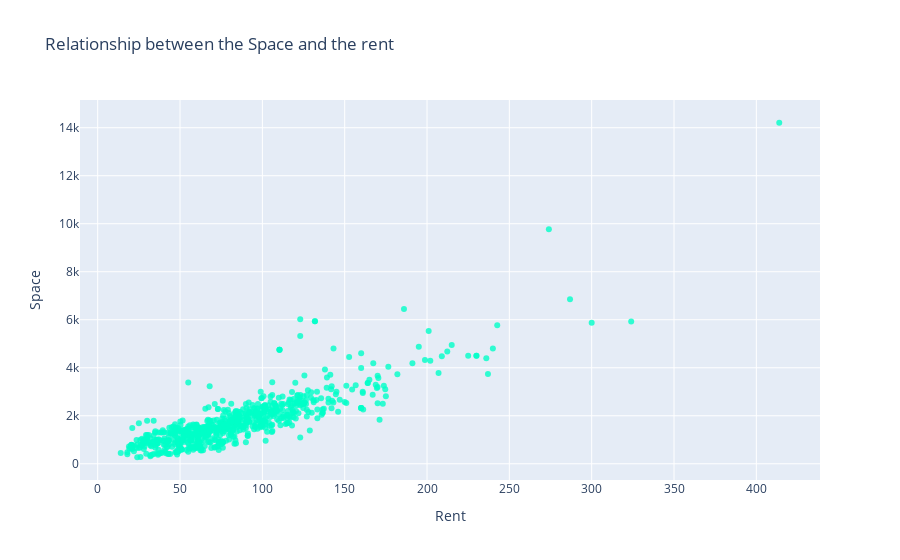

Source (notebook cell):
### Markdown cell above
## **Plot the relationship between the Space and the rent?**

### Code cell
Sp_rnt=go.Scatter(
                    x = rentals['Space'],
                    y = rentals['Rent'],
                    mode = "markers",
                    name = "Space",
                    marker = dict(color = 'rgba(0, 255, 200, 0.8)'),
                    )

layout = dict(title = 'Relationship between the Space and the rent',
              xaxis= dict(title= 'Rent',ticklen= 5,zeroline= False),
              yaxis= dict(title= 'Space',ticklen= 5,zeroline= False)
             )
fig = dict(data = Sp_rnt, layout = layout)
iplot(fig)

### Figure 1 — Plotly figure (JSON) as saved in the notebook; plotly's stock layout.template omitted (floating-point values rounded to 4 significant figures; data arrays with more than 128 entries replaced by an {"elided": "..."} marker saying what was removed)
{"data": [{"name": "Space", "y": {"elided": "764 float values"}, "mode": "markers", "marker": {"color": "rgba(0, 255, 200, 0.8)"}, "x": {"elided": "764 float values"}, "type": "scatter"}], "layout": {"yaxis": {"zeroline": false, "ticklen": 5, "title": {"text": "Space"}}, "xaxis": {"zeroline": false, "ticklen": 5, "title": {"text": "Rent"}}, "title": {"text": "Relationship between the Space and the rent"}}}
